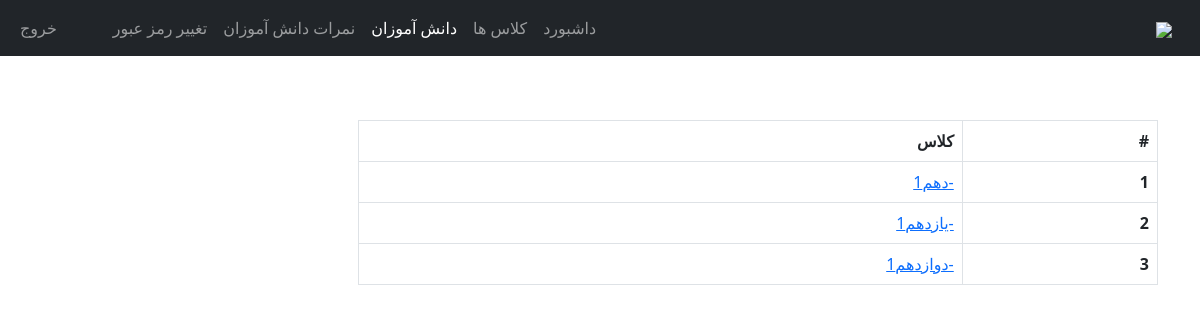
The app's page /Teacher/students.php (signed in) with its own data.
### tables this page shows
CREATE TABLE `class` (
  `class_id` int(11) NOT NULL,
  `grade` int(11) NOT NULL,
  `section` int(11) NOT NULL
);

CREATE TABLE `grades` (
  `grade_id` int(11) NOT NULL,
  `grade` varchar(31) NOT NULL,
  `grade_code` varchar(7) NOT NULL
);

CREATE TABLE `section` (
  `section_id` int(11) NOT NULL,
  `section` varchar(7) NOT NULL
);

### Teacher/data/class.php (called while the page is built, shortened)
<?php
function getAllClasses($conn){
   $sql = "SELECT * FROM class";
   $stmt = $conn->prepare($sql);
   $stmt->execute();
   if ($stmt->rowCount() >= 1) {
     $classes = $stmt->fetchAll();
     return $classes;
   }else {
    return 0;
   }
}

### Teacher/data/teacher.php (called while the page is built)
<?php
function getTeacherById($teacher_id, $conn){
   $sql = "SELECT * FROM teachers
           WHERE teacher_id=?";
   $stmt = $conn->prepare($sql);
   $stmt->execute([$teacher_id]);
   if ($stmt->rowCount() == 1) {
     $teacher = $stmt->fetch();
     return $teacher;
   }else {
    return 0;
   }
}

### Teacher/data/grade.php (called while the page is built, shortened)
<?php
function getGradeById($grade_id, $conn){
   $sql = "SELECT * FROM grades
           WHERE grade_id=?";
   $stmt = $conn->prepare($sql);
   $stmt->execute([$grade_id]);
   if ($stmt->rowCount() == 1) {
     $grade = $stmt->fetch();
     return $grade;
   }else {
    return 0;
   }
}

### Teacher/data/section.php (called while the page is built, shortened)
<?php
function getSectioById($section_id, $conn){
   $sql = "SELECT * FROM section
           WHERE section_id=?";
   $stmt = $conn->prepare($sql);
   $stmt->execute([$section_id]);
   if ($stmt->rowCount() == 1) {
     $section = $stmt->fetch();
     return $section;
   }else {
    return 0;
   }
}

### Teacher/students.php (the view, shortened to what this page needs)
<?php
if (
  isset($_SESSION['teacher_id']) &&
  isset($_SESSION['role'])
) {
  if ($_SESSION['role'] == 'Teacher') {
    include "../DB_connection.php";
    include "data/class.php";
    include "data/grade.php";
    include "data/section.php";
    include "data/teacher.php";
    $teacher_id = $_SESSION['teacher_id'];
    $teacher = getTeacherById($teacher_id, $conn);
    $classes = getAllClasses($conn);
?>
    <!DOCTYPE html>
    <html lang="fa" dir="rtl">
    <head>
      <link rel="stylesheet" href="https://cdn.jsdelivr.net/npm/bootstrap@5.2.0/dist/css/bootstrap.min.css">
      <link rel="stylesheet" href="../css/style.css">
      <link rel="stylesheet" href="https://cdnjs.cloudflare.com/ajax/libs/font-awesome/4.7.0/css/font-awesome.min.css">
    </head>
    <body>
      <?php
      include "inc/navbar.php";
      if ($classes != 0) {
      ?>
        <div class="container mt-5">
          <div class="table-responsive">
            <table class="table table-bordered mt-3 n-table">
              <thead>
                <tr>
                  <th scope="col">#</th>
                  <th scope="col">کلاس</th>
                </tr>
              </thead>
              <tbody>
                <?php $i = 0;
                foreach ($classes as $class) {
                ?>
                  <?php
                  $classesx = str_split(trim($teacher['class']));
                  $grade  = getGradeById($class['grade'], $conn);
                  $section = getSectioById($class['section'], $conn);
                  $c = $grade['grade_code'] . '-' . $grade['grade'] . $section['section'];
                  foreach ($classesx as $class_id) {
                    if ($class_id == $class['class_id']) {
                      $i++; ?>
                      <tr>
                        <th scope="row"><?= $i ?></th>
                        <td> <a href="students_of_class.php?class_id=<?= $class['class_id'] ?>">
                            <?php echo $c; ?>
                          </a>
                        </td>
                      </tr>
                  <?php
                    }
                  }
                  ?>
                <?php } ?>
              </tbody>
            </table>
          </div>
        <?php } else { ?>
          <div class="alert alert-info .w-450 m-5" role="alert">
            موردی یافت نشد!
          </div>
        <?php } ?>
        </div>
    </body>
    </html>
<?php
  } else {
    header("Location: ../login.php");
    exit;
  }
} else {
  header("Location: ../login.php");
  exit;
}
?>

### css/style.css (style rules this page uses)
.n-table { max-width: 800px; }

### records on screen
grades: c "-دهم1"
grades: c "-یازدهم1"
grades: c "-دوازدهم1"
